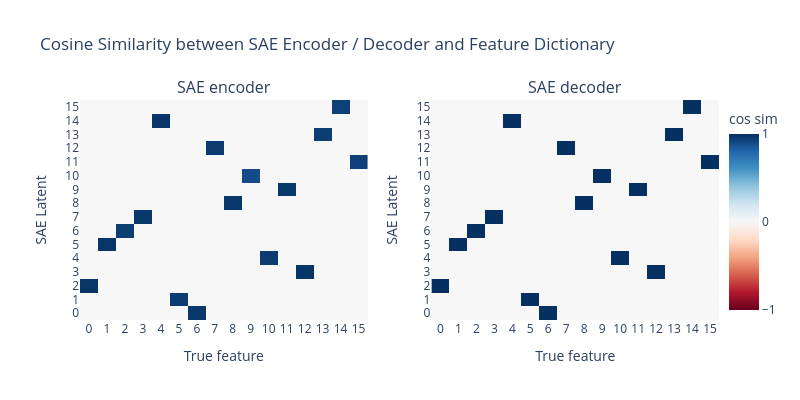

Notebook code cell kept with this figure:
### Markdown cell above
## Cell 17: Visualizing SAE Feature Recovery

We can get a quick sense of what our SAE learned by plotting the cosine similarity of the SAE encoder and decoder with the feature vectors from our feature dictionary.

If all went well, our SAE should exactly learn one latet per dictionary feature, and each latent should have cosine similarity of 1.0 with the corresponding dictionary feature.

### Code cell
from sae_lens.synthetic import plot_sae_feature_similarity

# Plot cosine similarity between SAE features and true features
# reorder_features=True sorts SAE latents to best match true features for clearer visualization
plot_sae_feature_similarity(
    sae=sae,
    feature_dict=feature_dict,
    title="Cosine Similarity between SAE Encoder / Decoder and Feature Dictionary",
)

### Figure 1 — Plotly figure (JSON) as saved in the notebook; plotly's stock layout.template omitted (floating-point values rounded to 4 significant figures; data arrays with more than 128 entries replaced by an {"elided": "..."} marker saying what was removed)
{"data": [{"colorscale": [[0, "rgb(103,0,31)"], [0.1, "rgb(178,24,43)"], [0.2, "rgb(214,96,77)"], [0.3, "rgb(244,165,130)"], [0.4, "rgb(253,219,199)"], [0.5, "rgb(247,247,247)"], [0.6, "rgb(209,229,240)"], [0.7, "rgb(146,197,222)"], [0.8, "rgb(67,147,195)"], [0.9, "rgb(33,102,172)"], [1, "rgb(5,48,97)"]], "hovertemplate": "True feature: %{x}<br>SAE Latent: %{y}<br>Cosine Similarity: %{z:.3f}<extra></extra>", "showscale": false, "type": "heatmap", "xaxis": "x", "yaxis": "y", "z": {"elided": "16x16 float values"}, "zmax": 1, "zmin": -1}, {"colorbar": {"dtick": 1, "tickvals": [-1, 0, 1], "title": {"text": "cos sim"}, "x": 1}, "colorscale": [[0, "rgb(103,0,31)"], [0.1, "rgb(178,24,43)"], [0.2, "rgb(214,96,77)"], [0.3, "rgb(244,165,130)"], [0.4, "rgb(253,219,199)"], [0.5, "rgb(247,247,247)"], [0.6, "rgb(209,229,240)"], [0.7, "rgb(146,197,222)"], [0.8, "rgb(67,147,195)"], [0.9, "rgb(33,102,172)"], [1, "rgb(5,48,97)"]], "hovertemplate": "True feature: %{x}<br>SAE Latent: %{y}<br>Cosine Similarity: %{z:.3f}<extra></extra>", "type": "heatmap", "xaxis": "x2", "yaxis": "y2", "z": {"elided": "16x16 float values"}, "zmax": 1, "zmin": -1}], "layout": {"annotations": [{"font": {"size": 16}, "showarrow": false, "text": "SAE encoder", "x": 0.225, "xanchor": "center", "xref": "paper", "y": 1, "yanchor": "bottom", "yref": "paper"}, {"font": {"size": 16}, "showarrow": false, "text": "SAE decoder", "x": 0.775, "xanchor": "center", "xref": "paper", "y": 1, "yanchor": "bottom", "yref": "paper"}], "height": 400, "title": {"text": "Cosine Similarity between SAE Encoder / Decoder and Feature Dictionary"}, "width": 800, "xaxis": {"anchor": "y", "domain": [0, 0.45], "dtick": 1, "title": {"text": "True feature"}}, "xaxis2": {"anchor": "y2", "domain": [0.55, 1], "dtick": 1, "title": {"text": "True feature"}}, "yaxis": {"anchor": "x", "domain": [0, 1], "dtick": 1, "title": {"text": "SAE Latent"}}, "yaxis2": {"anchor": "x2", "domain": [0, 1], "dtick": 1, "title": {"text": "SAE Latent"}}}}
